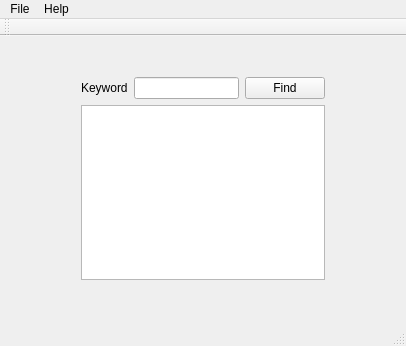
<?xml version="1.0" encoding="UTF-8"?>
<ui version="4.0">
 <class>MainWindow</class>
 <widget class="QMainWindow" name="MainWindow">
  <property name="geometry">
   <rect>
    <x>0</x>
    <y>0</y>
    <width>406</width>
    <height>346</height>
   </rect>
  </property>
  <property name="windowTitle">
   <string>MainWindow</string>
  </property>
  <widget class="QWidget" name="centralWidget">
   <widget class="QWidget" name="">
    <property name="geometry">
     <rect>
      <x>70</x>
      <y>30</y>
      <width>266</width>
      <height>225</height>
     </rect>
    </property>
    <layout class="QVBoxLayout" name="verticalLayout">
     <item>
      <layout class="QHBoxLayout" name="horizontalLayout_2">
       <item>
        <widget class="QLabel" name="label">
         <property name="text">
          <string>Keyword</string>
         </property>
        </widget>
       </item>
       <item>
        <widget class="QLineEdit" name="lineEdit"/>
       </item>
       <item>
        <widget class="QPushButton" name="findButton">
         <property name="text">
          <string>Find</string>
         </property>
        </widget>
       </item>
      </layout>
     </item>
     <item>
      <widget class="QTextEdit" name="textEdit"/>
     </item>
    </layout>
   </widget>
  </widget>
  <widget class="QMenuBar" name="menuBar">
   <property name="geometry">
    <rect>
     <x>0</x>
     <y>0</y>
     <width>406</width>
     <height>21</height>
    </rect>
   </property>
   <widget class="QMenu" name="menuTest">
    <property name="title">
     <string>File</string>
    </property>
    <addaction name="actionOpen"/>
    <addaction name="actionSave"/>
    <addaction name="actionExit"/>
   </widget>
   <widget class="QMenu" name="menuHelp">
    <property name="title">
     <string>Help</string>
    </property>
    <addaction name="actionAbout"/>
   </widget>
   <addaction name="menuTest"/>
   <addaction name="menuHelp"/>
  </widget>
  <widget class="QToolBar" name="mainToolBar">
   <attribute name="toolBarArea">
    <enum>TopToolBarArea</enum>
   </attribute>
   <attribute name="toolBarBreak">
    <bool>false</bool>
   </attribute>
  </widget>
  <widget class="QStatusBar" name="statusBar"/>
  <action name="actionNew">
   <property name="text">
    <string>New</string>
   </property>
  </action>
  <action name="actionOpen">
   <property name="text">
    <string>Open</string>
   </property>
  </action>
  <action name="actionSave">
   <property name="text">
    <string>Save</string>
   </property>
  </action>
  <action name="actionExit">
   <property name="text">
    <string>Exit</string>
   </property>
  </action>
  <action name="actionAbout">
   <property name="text">
    <string>About</string>
   </property>
  </action>
 </widget>
 <layoutdefault spacing="6" margin="11"/>
 <resources/>
 <connections/>
</ui>
